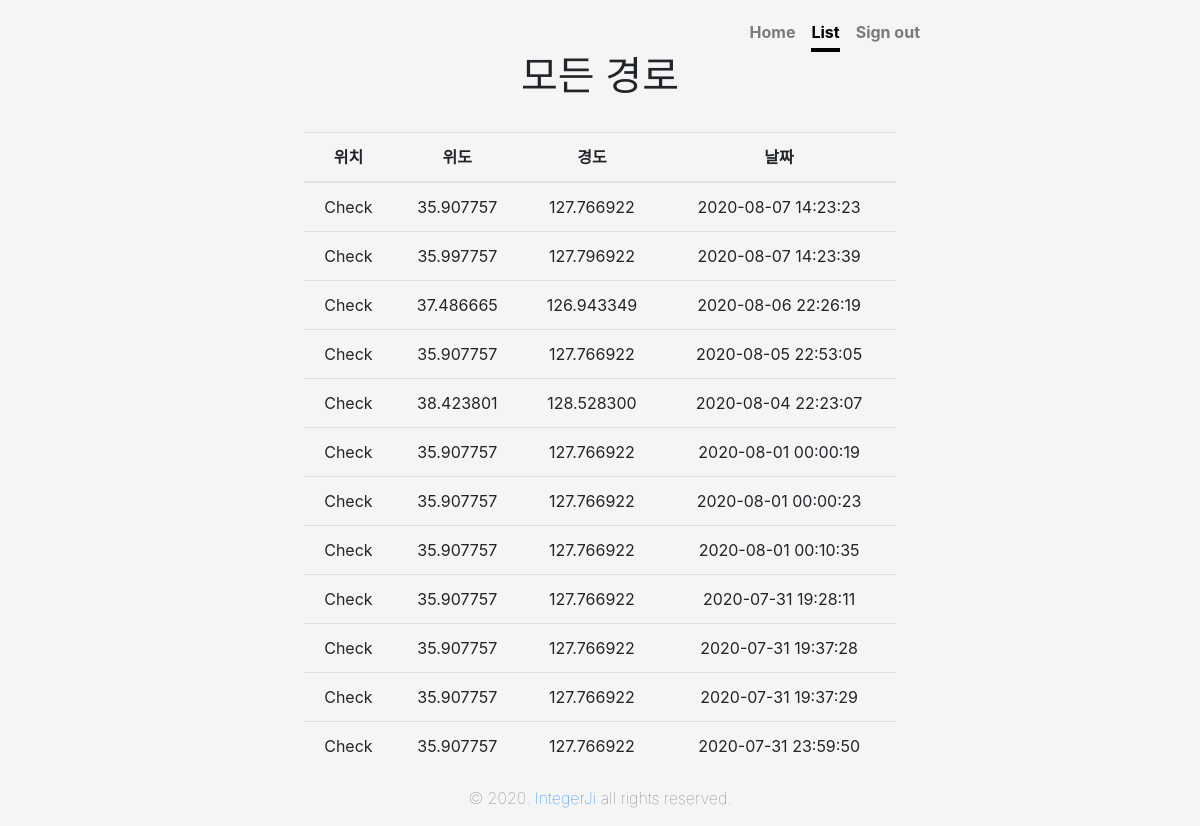
Page /app/list/ (signed in) on the earlier database version.
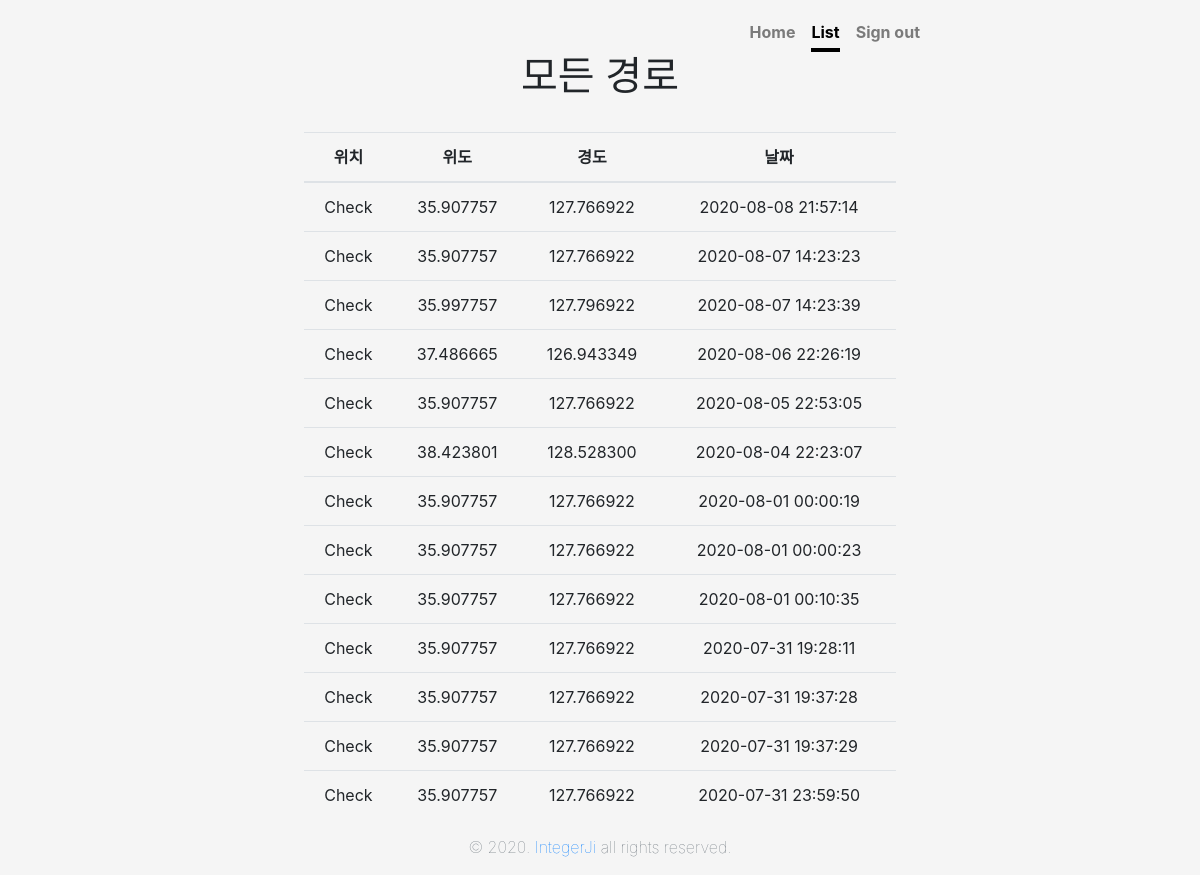
Same page on the later database version.
### app/models.py (models this page shows)
class Report(models.Model):
    objects = models.Manager()
    input_user = models.ForeignKey(User, on_delete = models.CASCADE)
    input_report = models.CharField(max_length=200, null = True, default='비어있음')
    input_date = models.CharField(max_length=20, default=0, null=True, blank=True)
    input_time = models.CharField(max_length=20, default=0, null=True, blank=True)
    input_lat = models.DecimalField(max_digits=9, decimal_places=6, null = True)
    input_lon = models.DecimalField(max_digits=9, decimal_places=6, null = True)

### app/views.py (the view)
# urls.py: path('list/', views.list, name='list'),
def list(request):
    report = Report.objects.filter(input_user=request.user).order_by('-input_date')
    return render(request, 'list.html', {'report':report })

### app/templates/list.html (shortened to what this page needs)
{% extends 'mainBase.html' %}
{% load static %}
{% block maincontent %}
<body class="text-center">
  <div class="cover-container d-flex w-100 h-100 p-3 mx-auto flex-column">
    <header class="masthead mb-auto">
      <div class="inner">
        <nav class="nav nav-masthead justify-content-center">
          <a class="nav-link" href="{% url 'index' %}">Home</a>
          <a class="nav-link active" href="{% url 'list' %}">List</a>
          <a class="nav-link" href="{% url 'signout' %}">Sign out</a>
        </nav>
      </div>
    </header>
    <main role="main" class="inner cover">
      <h1 class="cover-heading">모든 경로</h1>
      <br>
      <table class="table">
        <thead>
          <tr>
            <th scope="col">위치</th>
            <th scope="col">위도</th>
            <th scope="col">경도</th>
            <th scope="col">날짜</th>
          </tr>
        </thead>
        <tbody>
          {% for report in report.all %}
          <tr>
            <td>{{ report.input_report }}</td>
            <td>{{ report.input_lat }}</td>
            <td>{{ report.input_lon }}</td>
            <td>{{ report.input_date }} {{ report.input_time }}</td>
          </tr>
          {% endfor %}
        </tbody>
      </table>
    </main>
    <footer class="mastfoot mt-auto">
      <div class="inner">
        <p class="text-muted font-weight-lighter">&copy; 2020. <a
            href="https://www.instagram.com/integer_ji/">IntegerJi</a> all rights reserved.</p>
      </div>
    </footer>
  </div>
</body>
{% endblock %}

Differences in the rows shown:
added Report: input_report "Check", input_lat "35.907757", input_lon "127.766922", input_date "2020-08-08", input_time "21:57:14"
